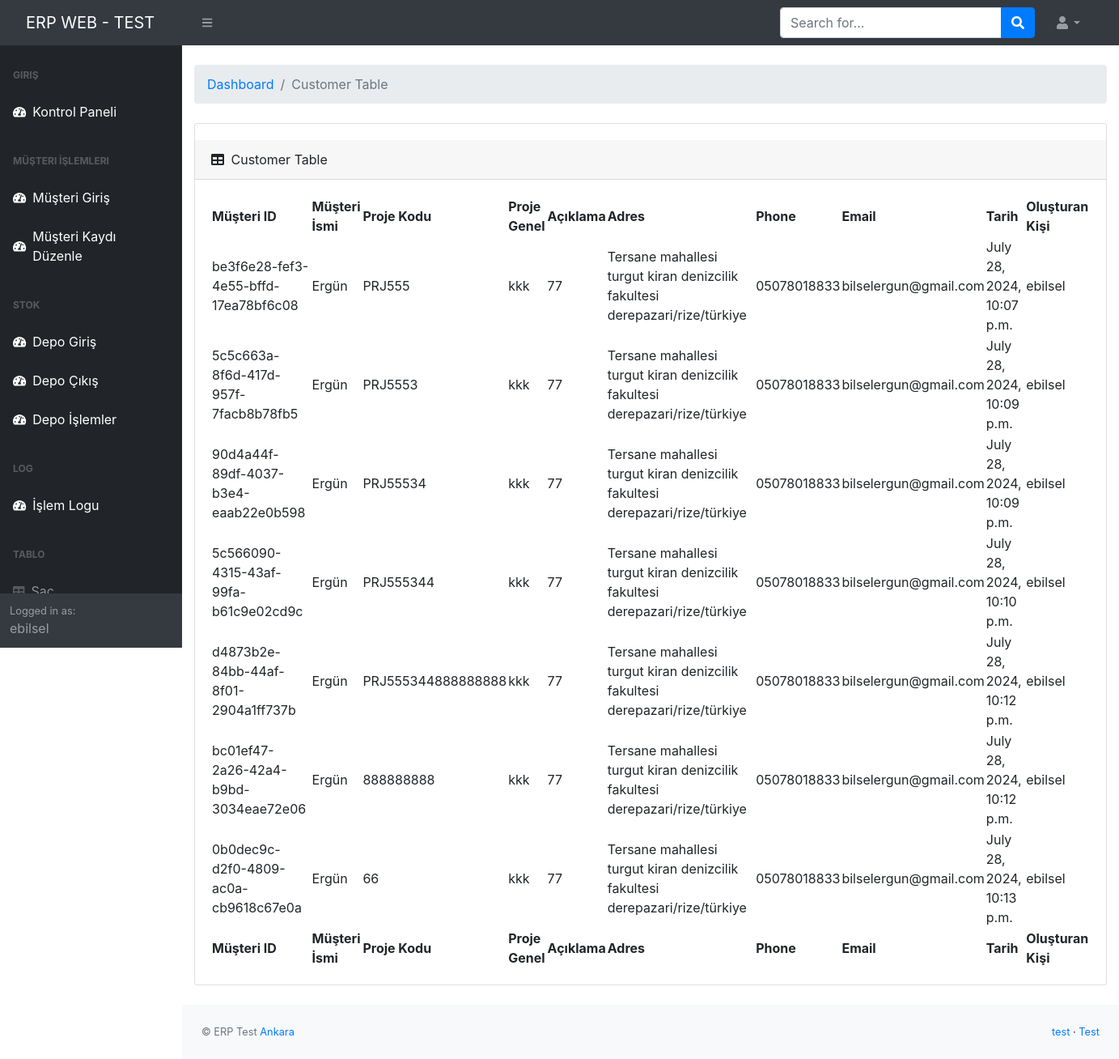
Page /musteri-kayit-duzenle (signed in) on the earlier database version.
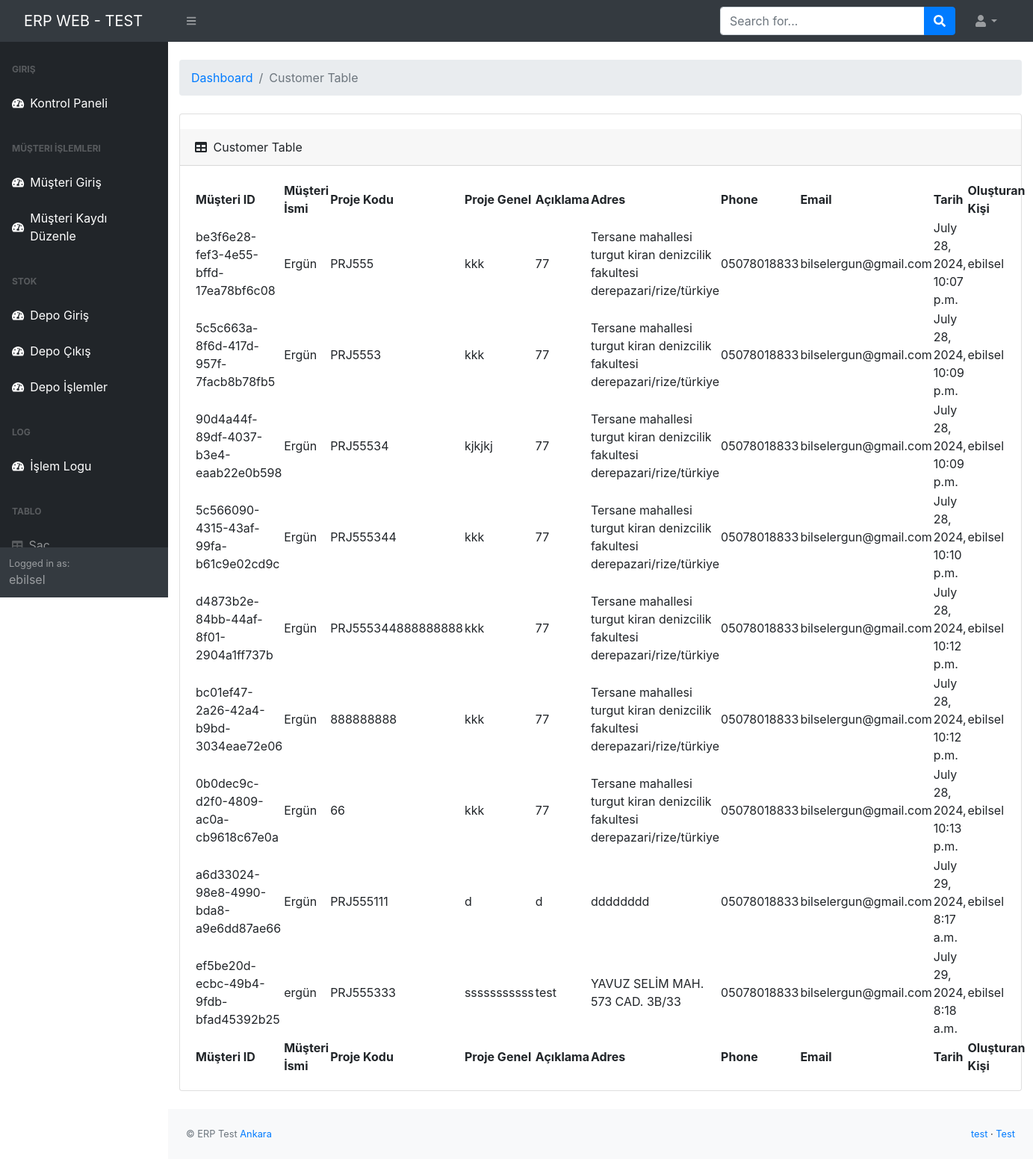
Same page on the later database version.
### apps/home/models.py (models this page shows, shortened)
class MusteriKayit(models.Model):
    musteri_id = models.UUIDField(primary_key=True, default=uuid.uuid4, editable=False)
    musteri_adi = models.CharField(max_length=255)
    adres = models.TextField()
    telefon = models.CharField(max_length=20)
    email = models.EmailField()
    aciklama = models.TextField(null=True, blank=True)
    proje_kodu = models.CharField(max_length=255,unique=True)
    proje_genel = models.CharField(max_length=255)
    created_by = models.ForeignKey(User, related_name='created_musteri', on_delete=models.SET_NULL, null=True, blank=True)
    updated_by = models.ForeignKey(User, related_name='updated_musteri', on_delete=models.SET_NULL, null=True, blank=True)
    proje_tarihi = models.DateTimeField(auto_now_add=True)
    class Meta:
        constraints = [
            models.UniqueConstraint(fields=['proje_kodu'], name='unique_proje_kodu')
        ]

### apps/home/views.py (the view, shortened to what this page needs)
# urls.py: path('musteri-kayit-duzenle', views.mkd, name='musteri_kaydi_duzenle'),
@csrf_exempt
@login_required(login_url="/login/")
def mkd(request):
    musteriler = MusteriKayit.objects.all()
    data = list(musteriler)
    context = {'segment': 'index','data':data}
    html_template = loader.get_template('home/kayit-duzenle.html')
    return HttpResponse(html_template.render(context, request))

### apps/context_processors.py (called while the page is built)
def cfg_assets_root(request):
    return { 'ASSETS_ROOT' : settings.ASSETS_ROOT }

### apps/templates/home/kayit-duzenle.html (shortened to what this page needs)
{% extends "layouts/base.html" %}
{% block content %}
<head>
</head>
        <link href="https://maxcdn.bootstrapcdn.com/bootstrap/4.5.2/css/bootstrap.min.css" rel="stylesheet">
        </head>
            <main>
                <br>
                <div class="container-fluid">
                    <ol class="breadcrumb mb-4">
                        <li class="breadcrumb-item"><a href="index.html">Dashboard</a></li>
                        <li class="breadcrumb-item active">Customer Table</li>
                    </ol>
                    <div class="card mb-4">
                        <div class="card-header">
                            <i class="fas fa-table me-1"></i>
                            Customer Table
                        </div>
                        <div class="card-body">
                            <table id="datatablesSimple">
                                <thead>
                                    <tr>
                                        <th>Müşteri ID</th>
                                        <th>Müşteri İsmi</th>
                                        <th>Proje Kodu</th>
                                        <th>Proje Genel</th>
                                        <th>Açıklama</th>
                                        <th>Adres</th>
                                        <th>Phone</th>
                                        <th>Email</th>
                                        <th>Tarih</th>
                                        <th>Oluşturan Kişi</th>
                                    </tr>
                                </thead>
                                <tfoot>
                                    <tr>
                                        <th>Müşteri ID</th>
                                        <th>Müşteri İsmi</th>
                                        <th>Proje Kodu</th>
                                        <th>Proje Genel</th>
                                        <th>Açıklama</th>
                                        <th>Adres</th>
                                        <th>Phone</th>
                                        <th>Email</th>
                                        <th>Tarih</th>
                                        <th>Oluşturan Kişi</th>
                                    </tr>
                                </tfoot>
                                <tbody>
                                    {% for col in data %}
                                    <tr musteri_id="{{ col.musteri_id }}">
                                        <td >{{ col.musteri_id }}</td>
                                        <td id="musteri_adi" class="editable">{{ col.musteri_adi }}</td>
                                        <td id="proje_kodu" class="editable">{{ col.proje_kodu }}</td>
                                        <td id="proje_genel" class="editable">{{ col.proje_genel }}</td>
                                        <td id="aciklama" class="editable">{{ col.aciklama }}</td>
                                        <td id="adres" class="editable">{{ col.adres }}</td>
                                        <td id="telefon" class="editable">{{ col.telefon }}</td>
                                        <td id="email" class="editable">{{ col.email }}</td>
                                        <td >{{ col.proje_tarihi }}</td>
                                        <td >{{ col.created_by }}</td>
                                    </tr>
                                    {% endfor %}
                                </tbody>
                            </table>
                        </div>
                    </div>
                </div>
            </main>
{% endblock content %}

Differences in the rows shown:
changed MusteriKayit "90d4a44f-89df-4037-b3e4-eaab22e0b598": proje_genel "kkk" → "kjkjkj"
added MusteriKayit: musteri_id "a6d33024-98e8-4990-bda8-a9e6dd87ae66", musteri_adi "Ergün", proje_kodu "PRJ555111", proje_genel "d", aciklama "d", adres "dddddddd", telefon "05078018833", email "bilselergun@gmail.com", proje_tarihi "July 29, 2024, 8:17 a.m.", created_by "ebilsel"
added MusteriKayit: musteri_id "ef5be20d-ecbc-49b4-9fdb-bfad45392b25", musteri_adi "ergün", proje_kodu "PRJ555333", proje_genel "sssssssssss", aciklama "test", adres "YAVUZ SELİM MAH. 573 CAD. 3B/33", telefon "05078018833", email "bilselergun@gmail.com", proje_tarihi "July 29, 2024, 8:18 a.m.", created_by "ebilsel"
